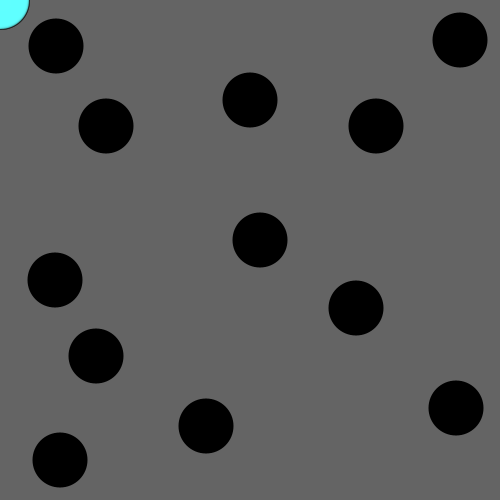
Frame 1 (no input)
Frame 60 (the mouse pressed at the canvas centre just before this capture): identical to frame 1, image omitted
Frame 120 (the mouse held since frame 60 and released just before this capture): identical to frame 1, image omitted

The Processing sketch that drew this single still picture (run headless with seeded random() and noise(); from frame 60 on, the mouse is pressed at the canvas centre):

// Processing sketch: processing_27071
// ── processing_27071.pde

int[] trail_x;
int[] trail_y;
int index = 0;




//what happens if you change these both to 50? what are they doing to the pattern?

void setup(){
  size(500,500);
    smooth();
  colorMode(RGB);
  trail_x = new int[50];
  trail_y = new int[50];
  frameRate(80);
}
 
void draw()

{
  
  //-------------------------------------YOUR PATTERN GOES IN HERE-------------------------------
  //try making pleasant designs :-)


background(100);

 fill(0, 0, 0); 
noStroke(); 
ellipse(56, 46, 55, 55);
ellipse(106, 126, 55, 55);   
ellipse(206, 426, 55, 55); 
ellipse(96, 356, 55, 55); 
ellipse(376, 126, 55, 55); 
ellipse(456, 408, 55, 55); 
ellipse(356, 308, 55, 55); 
ellipse(260, 240, 55, 55);
ellipse(250, 100, 55, 55);  
ellipse(55, 280, 55, 55);
ellipse(60, 460, 55, 55); 
ellipse(460, 40, 55, 55);
stroke(0, 128);
  for (int i=0; i < trail_x.length; i++) {
     
    // always end with the last mouse position to avoid the "jumping"
    // effect
    int pos = (index+i) % trail_x.length;
     
    // we can use the counter for color and size
    fill(map(i, 0, trail_x.length, 0, 100), 255, 255, 128);   
    ellipse(trail_x[pos], trail_y[pos], 10+i, 10+i); 
  }
}
 
void mouseMoved() {
  trail_x[index] = mouseX;
  trail_y[index] = mouseY;
  index++;
  if (index >= trail_x.length) index = 0;
  




}
